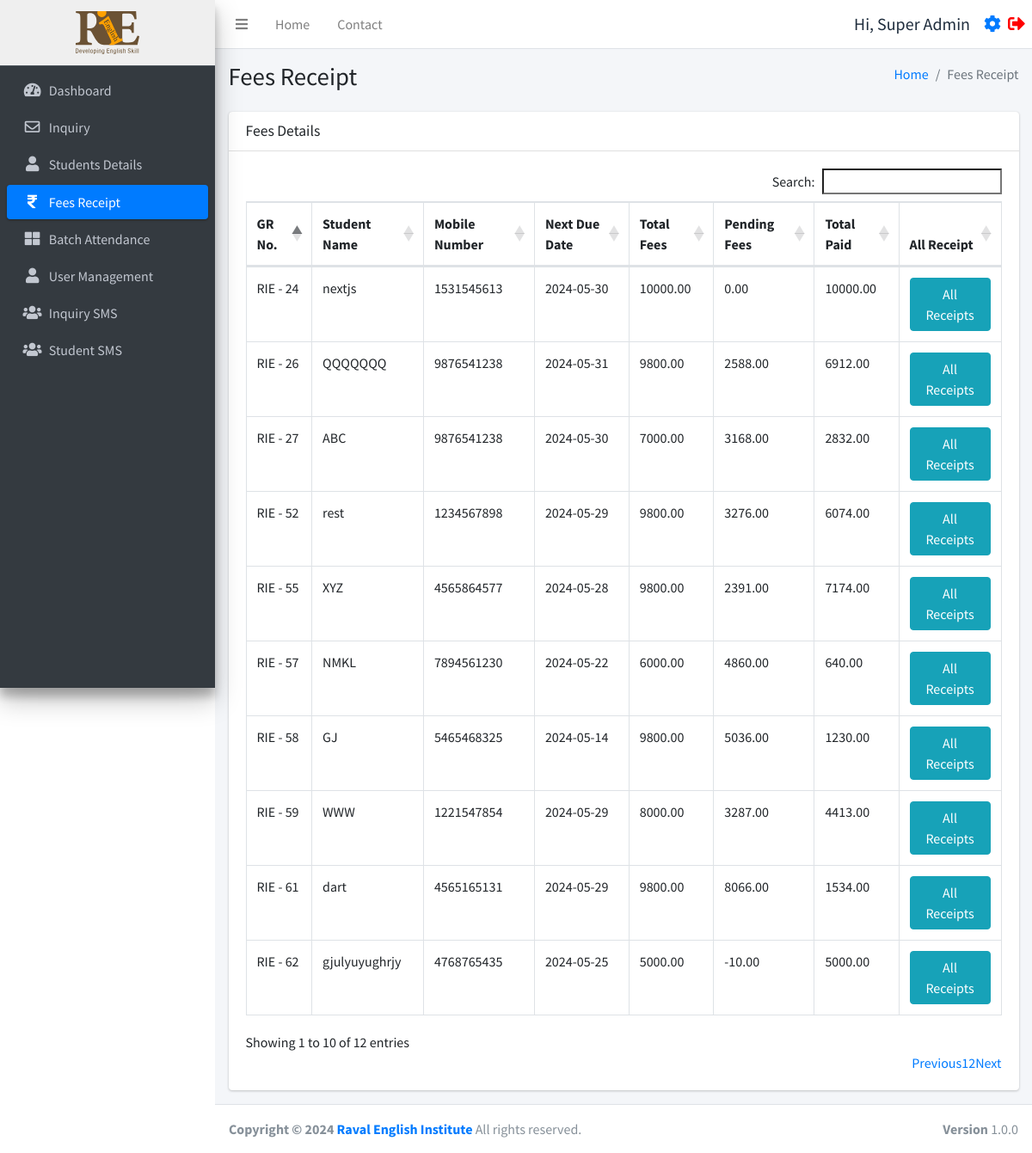
Screenshot of /fees.php (signed in) with the database file from the repository.
### tables this page shows
CREATE TABLE `users` (
  `id` int(11) NOT NULL,
  `username` varchar(255) NOT NULL,
  `fullname` varchar(255) NOT NULL,
  `email` varchar(255) NOT NULL,
  `mobile` varchar(15) NOT NULL,
  `password` varchar(255) NOT NULL,
  `status` int(11) NOT NULL,
  `created_at` timestamp NOT NULL DEFAULT current_timestamp()
);

CREATE TABLE `studentinfo` (
  `id` int(11) NOT NULL,
  `name` varchar(255) DEFAULT NULL,
  `batch` int(11) DEFAULT NULL,
  `batch_name` varchar(255) DEFAULT NULL,
  `father_name` varchar(255) DEFAULT NULL,
  `mother_name` varchar(255) DEFAULT NULL,
  `dob` date DEFAULT NULL,
  `gender` varchar(50) DEFAULT NULL,
  `mobile_number` varchar(15) DEFAULT NULL,
  `fee_status` int(10) DEFAULT 0,
  `profession` varchar(100) DEFAULT NULL,
  `address` varchar(255) DEFAULT NULL,
  `admission_time` date DEFAULT NULL,
  `due_date` date DEFAULT NULL,
  `created_at` datetime NOT NULL DEFAULT current_timestamp(),
  `pending_fees` int(10) DEFAULT 0,
  `discount` int(10) NOT NULL,
  `total_fees` int(11) NOT NULL,
  `paid_fees` int(11) NOT NULL,
  `father_number` varchar(50) NOT NULL,
  `home_number` varchar(50) NOT NULL,
  `reference` varchar(200) DEFAULT NULL,
  `father_profession` varchar(200) DEFAULT NULL,
  `workplace_address` varchar(255) DEFAULT NULL,
  `aadharcard_number` varchar(20) DEFAULT NULL,
  `joining_purpose` varchar(255) DEFAULT NULL,
  `extratime_daily` varchar(255) DEFAULT NULL
);

### function.php (called while the page is built, shortened)
<?php
require_once('db.php');
function selectFromTable($tableName, $columns, $whereConditions) {
    global $db;
    try {
        $sql = "SELECT " . implode(', ', $columns) . " FROM $tableName";
        if (!empty($whereConditions)) {
            $sql .= " WHERE " . implode(' AND ', array_map(function ($col) {
                return "$col = :$col";
            }, array_keys($whereConditions)));
        }
        $stmt = $db->prepare($sql);
        foreach ($whereConditions as $col => $value) {
            $stmt->bindValue(":$col", $value);
        }
        $stmt->execute();
        return $stmt->fetchAll(PDO::FETCH_ASSOC);
    } catch (PDOException $e) {
        return false;
    }
}
?>

### fees.php (the view, shortened to what this page needs)
<!DOCTYPE html>
<html lang="en">
<head>
</head>
<?php include ('./header.php');
require_once 'function.php';
$query = "
    SELECT si.id, si.name, si.mobile_number,si.due_date, si.total_fees, si.pending_fees, COALESCE(SUM(r.amount), 0) AS total_paid
    FROM studentinfo si
    LEFT JOIN receipt r ON si.id = r.student_id
    GROUP BY si.id
";
$students = $db->query($query)->fetchAll(PDO::FETCH_ASSOC);
?>
<div class="content-wrapper">
  <div class="content-header">
    <div class="container-fluid">
      <div class="row mb-2">
        <div class="col-sm-6">
          <h1 class="m-0">Fees Receipt</h1>
        </div>
        <div class="col-sm-6">
          <ol class="breadcrumb float-sm-right">
            <li class="breadcrumb-item"><a href="./dashboard.php">Home</a></li>
            <li class="breadcrumb-item active">Fees Receipt</li>
          </ol>
        </div>
      </div>
    </div>
  </div>
  <section class="content">
    <div class="container-fluid">
      <div class="row">
        <div class="col-12">
          <div class="card">
            <div class="card-header">
              <h3 class="card-title">Fees Details</h3>
            </div>
            <div class="card-body">
              <div class="table-responsive">
                <table id="example1" class="table table-bordered">
                  <thead>
                    <tr>
                      <th>GR No.</th>
                      <th>Student Name</th>
                      <th>Mobile Number</th>
                      <th>Next Due Date</th>
                      <th>Total Fees</th>
                      <th>Pending Fees</th>
                      <th>Total Paid</th>
                      <th>All Receipt</th>
                    </tr>
                  </thead>
                  <tbody>
                    <?php foreach ($students as $student): ?>
                    <tr>
                      <td>RIE - <?php echo $student['id']; ?></td>
                      <td><?php echo $student['name']; ?></td>
                      <td><?php echo $student['mobile_number']; ?></td>
                      <td><?php echo $student['due_date']; ?></td>
                      <td><?php echo $student['total_fees']; ?>.00</td>
                      <td><?php echo $student['pending_fees']; ?>.00</td>
                      <td><?php echo $student['total_paid']; ?></td>
                      <td><a href='javascript:void(0);' onclick='confirmAllReceipts("<?php echo $student['id']; ?>")' class='btn btn-info'>All Receipts</a></td>
                    </tr>
                    <?php endforeach; ?>
                  </tbody>
                </table>
              </div>
            </div>
          </div>
        </div>
      </div>
    </div>
  </section>
</div>
<?php include ('./footer.php'); ?>

### header.php (shortened to what this page needs)
<?php
require_once 'db.php';
require_once ('function.php');
$user = selectFromTable('users', ['*'], ['id' => $_SESSION['user_id']]);
$user = $user[0];
$isFaculty = isset($_SESSION['user_status']) && $_SESSION['user_status'] === 'faculty';
$isAdmin = isset($_SESSION['user_status']) && $_SESSION['user_status'] === 'admin';
?>
<!DOCTYPE html>
<html lang="en">
<head>
  <link rel="stylesheet" href="./plugins/fontawesome-free/css/all.min.css">
  <link rel="stylesheet" href="https://code.ionicframework.com/ionicons/2.0.1/css/ionicons.min.css">
  <link rel="stylesheet" href="./plugins/icheck-bootstrap/icheck-bootstrap.min.css">
  <link rel="stylesheet" href="https://cdn.datatables.net/1.10.19/css/dataTables.bootstrap4.min.css">
  <link rel="stylesheet" href="./asset/css/adminlte.min.css">
  <link rel="stylesheet" href="./asset/css/style.css">
</head>
<body class="hold-transition sidebar-mini layout-fixed">
  <div class="wrapper">
    <nav class="main-header navbar navbar-expand navbar-white navbar-light sticky-top">
      <ul class="navbar-nav">
        <li class="nav-item">
          <a class="nav-link" data-widget="pushmenu" href="#" role="button"><i class="fas fa-bars"></i></a>
        </li>
        <li class="nav-item d-none d-sm-inline-block">
          <?php if ($_SESSION['user_status'] === 'faculty'): ?>
            <a href="./batch.php" class="nav-link">Batch</a>
          <?php else: ?>
            <a href="./dashboard.php" class="nav-link">Home</a>
          <?php endif; ?>
        </li>
        <li class="nav-item d-none d-sm-inline-block">
          <a href="#" class="nav-link">Contact</a>
        </li>
      </ul>
      <ul class="navbar-nav ml-auto">
        <li class="nav-item d-flex align-items-center">
          <span class="mr-3" style="font-size:20px;">Hi, <?php echo $user['fullname']; ?></span>
          <a href="./profile.php" style="font-size:20px;" class="d-block mr-2"><i class="fas fa-cog"></i></a>
          <a href="./logout.php" style="font-size:20px;"><i class="fas fa-sign-out-alt" style="color:red"></i></a>
        </li>
      </ul>
    </nav>
    <aside class="main-sidebar sidebar-dark-primary elevation-4">
      <?php if ($_SESSION['user_status'] === 'faculty'): ?>
        <a href="./batch.php" class="brand-link" style="text-align:center;background:#efefef;">
        <?php else: ?>
          <a href="./dashboard.php" class="brand-link" style="text-align:center;background:#efefef;">
          <?php endif; ?>
          <img src="./asset/img/logo.svg" alt="RIE logo Logo" style="height:50px;">
        </a>
        <div class="sidebar">
          <nav class="mt-2">
            <ul class="nav nav-pills nav-sidebar flex-column" data-widget="treeview" role="menu" data-accordion="false">
              <?php if (!$isFaculty): ?>
                <li class="nav-item">
                  <a href="./dashboard.php" class="nav-link
            <?php if (strpos($_SERVER['REQUEST_URI'], 'dashboard.php') !== false) {
              echo "active";
            } ?>">
                    <i class="nav-icon fas fa-tachometer-alt"></i>
                    <p>
                      Dashboard
                    </p>
                  </a>
                </li>
                <li class="nav-item">
                  <a href="./inquiry.php" class="nav-link
            <?php if (strpos($_SERVER['REQUEST_URI'], 'inquiry.php') !== false) {
              echo "active";
            } ?>">
                    <i class="nav-icon far fa-envelope"></i>
                    <p>
                      Inquiry
                    </p>
                  </a>
                <li class="nav-item">
                  <a href="./studentsdetails.php" class="nav-link
            <?php if (strpos($_SERVER['REQUEST_URI'], 'studentsdetails.php') !== false) {
              echo "active";
            } ?>">
                    <i class="nav-icon fas fa-user"></i>
                    <p>
                      Students Details
                    </p>
                  </a>
                </li>
                <li class="nav-item">
                  <a href="./fees.php" class="nav-link
            <?php if (strpos($_SERVER['REQUEST_URI'], 'fees.php') !== false) {
              echo "active";
            } ?>">
                    <i class="nav-icon fas fa-rupee-sign"></i>
                    <p>
                      Fees Receipt
                    </p>
                  </a>
                </li>
              <?php endif; ?>
              <li class="nav-item">
                <a href="./batch.php" class="nav-link
            <?php if (strpos($_SERVER['REQUEST_URI'], 'batch.php') !== false) {
              echo "active";
            } ?>">
                  <i class="nav-icon fas fa-th-large"></i>
                  <p>
                    Batch Attendance
                  </p>
                </a>
              </li>
              <?php if (!$isFaculty && !$isAdmin): ?>
                <li class="nav-item">
                  <a href="./user_management.php" class="nav-link
            <?php if (strpos($_SERVER['REQUEST_URI'], 'user_management.php') !== false) {
              echo "active";
            } ?>">
                    <i class="nav-icon fas fa-user"></i>
                    <p>
                      User Management
                    </p>
                  </a>
                </li>
              <?php endif; ?>
              <?php if (!$isFaculty): ?>
                <li class="nav-item">
                  <a href="./inquirysms.php" class="nav-link
            <?php if (strpos($_SERVER['REQUEST_URI'], 'inquirysms.php') !== false) {
              echo "active";
            } ?>">
                    <i class="nav-icon fas fa-users"></i>
                    <p>
                      Inquiry SMS
                    </p>
                  </a>
                </li>
                <li class="nav-item">
                  <a href="./studentsms.php" class="nav-link
            <?php if (strpos($_SERVER['REQUEST_URI'], 'studentsms.php') !== false) {
              echo "active";
            } ?>">
                    <i class="nav-icon fas fa-users"></i>
                    <p>
                      Student SMS
                    </p>
                  </a>
                </li>
              <?php endif; ?>
            </ul>
          </nav>
        </div>
    </aside>

### header.php (style rules this page uses)
table thead tr { border: 2px solid #dee2e6 }
table thead { position: sticky; top: 0; background-color: white; }

### rows the page displays
users: fullname "Super Admin"
studentinfo: id "24", name "nextjs", mobile_number "1531545613", due_date "2024-05-30", total_fees "10000", pending_fees "0", total_paid "10000.00"
studentinfo: id "26", name "QQQQQQQ", mobile_number "9876541238", due_date "2024-05-31", total_fees "9800", pending_fees "2588", total_paid "6912.00"
studentinfo: id "27", name "ABC", mobile_number "9876541238", due_date "2024-05-30", total_fees "7000", pending_fees "3168", total_paid "2832.00"
studentinfo: id "52", name "rest", mobile_number "1234567898", due_date "2024-05-29", total_fees "9800", pending_fees "3276", total_paid "6074.00"
studentinfo: id "55", name "XYZ", mobile_number "4565864577", due_date "2024-05-28", total_fees "9800", pending_fees "2391", total_paid "7174.00"
studentinfo: id "57", name "NMKL", mobile_number "7894561230", due_date "2024-05-22", total_fees "6000", pending_fees "4860", total_paid "640.00"
studentinfo: id "58", name "GJ", mobile_number "5465468325", due_date "2024-05-14", total_fees "9800", pending_fees "5036", total_paid "1230.00"
studentinfo: id "59", name "WWW", mobile_number "1221547854", due_date "2024-05-29", total_fees "8000", pending_fees "3287", total_paid "4413.00"
studentinfo: id "61", name "dart", mobile_number "4565165131", due_date "2024-05-29", total_fees "9800", pending_fees "8066", total_paid "1534.00"
studentinfo: id "62", name "gjulyuyughrjy", mobile_number "4768765435", due_date "2024-05-25", total_fees "5000", pending_fees "-10", total_paid "5000.00"
